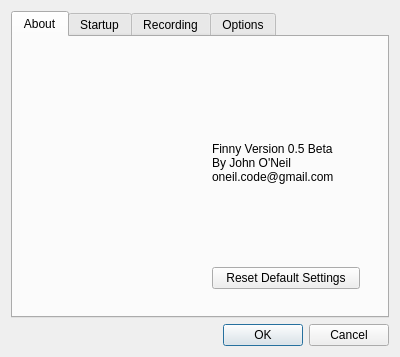
<?xml version="1.0" encoding="UTF-8"?>
<ui version="4.0">
 <class>Dialog</class>
 <widget class="QDialog" name="Dialog">
  <property name="geometry">
   <rect>
    <x>0</x>
    <y>0</y>
    <width>400</width>
    <height>350</height>
   </rect>
  </property>
  <property name="sizePolicy">
   <sizepolicy hsizetype="Expanding" vsizetype="Expanding">
    <horstretch>0</horstretch>
    <verstretch>0</verstretch>
   </sizepolicy>
  </property>
  <property name="maximumSize">
   <size>
    <width>400</width>
    <height>350</height>
   </size>
  </property>
  <property name="windowTitle">
   <string>Finny Settings</string>
  </property>
  <property name="windowIcon">
   <iconset resource="../finny.qrc">
    <normaloff>:/finny/assets/finny_icon.png</normaloff>:/finny/assets/finny_icon.png</iconset>
  </property>
  <layout class="QVBoxLayout" name="verticalLayout">
   <item>
    <widget class="QTabWidget" name="Tabs">
     <property name="currentIndex">
      <number>0</number>
     </property>
     <widget class="QWidget" name="AboutTab">
      <attribute name="title">
       <string>About</string>
      </attribute>
      <layout class="QVBoxLayout" name="verticalLayout_6">
       <item>
        <widget class="QWidget" name="widget_5" native="true">
         <layout class="QHBoxLayout" name="horizontalLayout">
          <item>
           <widget class="QLabel" name="label">
            <property name="sizePolicy">
             <sizepolicy hsizetype="Fixed" vsizetype="Fixed">
              <horstretch>0</horstretch>
              <verstretch>0</verstretch>
             </sizepolicy>
            </property>
            <property name="maximumSize">
             <size>
              <width>205</width>
              <height>191</height>
             </size>
            </property>
            <property name="text">
             <string/>
            </property>
            <property name="pixmap">
             <pixmap resource="../finny.qrc">:/finny/assets/radioshark.png</pixmap>
            </property>
            <property name="scaledContents">
             <bool>true</bool>
            </property>
           </widget>
          </item>
          <item>
           <widget class="QWidget" name="widget_6" native="true">
            <layout class="QVBoxLayout" name="verticalLayout_7">
             <item>
              <widget class="QLabel" name="label_2">
               <property name="text">
                <string>Finny Version 0.5 Beta
By John O'Neil
oneil.code@gmail.com</string>
               </property>
              </widget>
             </item>
             <item>
              <widget class="QPushButton" name="Reset">
               <property name="text">
                <string>Reset Default Settings</string>
               </property>
              </widget>
             </item>
            </layout>
           </widget>
          </item>
         </layout>
        </widget>
       </item>
      </layout>
     </widget>
     <widget class="QWidget" name="StartupSettingsTab">
      <attribute name="title">
       <string>Startup</string>
      </attribute>
      <layout class="QVBoxLayout" name="verticalLayout_2">
       <property name="spacing">
        <number>3</number>
       </property>
       <property name="margin">
        <number>0</number>
       </property>
       <item>
        <widget class="QGroupBox" name="groupBox">
         <property name="title">
          <string>Startup Frequency Behavior</string>
         </property>
         <layout class="QVBoxLayout" name="verticalLayout_3">
          <property name="spacing">
           <number>3</number>
          </property>
          <property name="leftMargin">
           <number>3</number>
          </property>
          <property name="topMargin">
           <number>3</number>
          </property>
          <property name="rightMargin">
           <number>3</number>
          </property>
          <property name="bottomMargin">
           <number>0</number>
          </property>
          <item>
           <widget class="QRadioButton" name="StartAtLastFrequency">
            <property name="text">
             <string>Start Finny at last frequecy listened to.</string>
            </property>
           </widget>
          </item>
          <item>
           <widget class="QRadioButton" name="StartAtFixedFrequency">
            <property name="text">
             <string>Start Finny at frequency:</string>
            </property>
           </widget>
          </item>
          <item>
           <widget class="QWidget" name="StartFrequencyPanel" native="true">
            <layout class="QHBoxLayout" name="horizontalLayout_2">
             <property name="spacing">
              <number>3</number>
             </property>
             <property name="margin">
              <number>0</number>
             </property>
             <item>
              <widget class="QComboBox" name="StartBand">
               <property name="sizePolicy">
                <sizepolicy hsizetype="Fixed" vsizetype="Fixed">
                 <horstretch>0</horstretch>
                 <verstretch>0</verstretch>
                </sizepolicy>
               </property>
               <item>
                <property name="text">
                 <string>AM</string>
                </property>
               </item>
               <item>
                <property name="text">
                 <string>FM</string>
                </property>
               </item>
              </widget>
             </item>
             <item>
              <widget class="QDoubleSpinBox" name="StartFreq">
               <property name="sizePolicy">
                <sizepolicy hsizetype="Fixed" vsizetype="Fixed">
                 <horstretch>0</horstretch>
                 <verstretch>0</verstretch>
                </sizepolicy>
               </property>
              </widget>
             </item>
            </layout>
           </widget>
          </item>
         </layout>
        </widget>
       </item>
       <item>
        <widget class="QGroupBox" name="groupBox_2">
         <property name="title">
          <string>Startup Volume Behavior</string>
         </property>
         <layout class="QVBoxLayout" name="verticalLayout_4">
          <property name="spacing">
           <number>3</number>
          </property>
          <property name="leftMargin">
           <number>0</number>
          </property>
          <property name="topMargin">
           <number>3</number>
          </property>
          <property name="rightMargin">
           <number>0</number>
          </property>
          <property name="bottomMargin">
           <number>0</number>
          </property>
          <item>
           <widget class="QRadioButton" name="StartAtLastVolume">
            <property name="text">
             <string>Start Finny volume at last set value</string>
            </property>
           </widget>
          </item>
          <item>
           <widget class="QRadioButton" name="StartAtVolume">
            <property name="text">
             <string>Start Finny at volume:</string>
            </property>
           </widget>
          </item>
          <item>
           <widget class="QWidget" name="StartVolumePanel" native="true">
            <layout class="QHBoxLayout" name="horizontalLayout_3">
             <property name="spacing">
              <number>3</number>
             </property>
             <property name="margin">
              <number>0</number>
             </property>
             <item>
              <widget class="QSpinBox" name="FixedVolume">
               <property name="sizePolicy">
                <sizepolicy hsizetype="Fixed" vsizetype="Fixed">
                 <horstretch>0</horstretch>
                 <verstretch>0</verstretch>
                </sizepolicy>
               </property>
              </widget>
             </item>
            </layout>
           </widget>
          </item>
         </layout>
        </widget>
       </item>
      </layout>
     </widget>
     <widget class="QWidget" name="RecordingTab">
      <attribute name="title">
       <string>Recording</string>
      </attribute>
      <layout class="QVBoxLayout" name="verticalLayout_8">
       <item>
        <widget class="QGroupBox" name="groupBox_7">
         <property name="title">
          <string>Path and Filenames</string>
         </property>
         <layout class="QVBoxLayout" name="verticalLayout_10">
          <item>
           <widget class="QWidget" name="widget" native="true">
            <layout class="QHBoxLayout" name="horizontalLayout_4">
             <item>
              <widget class="QLineEdit" name="RecordingPath"/>
             </item>
             <item>
              <widget class="QPushButton" name="RecordingPathBrowse">
               <property name="text">
                <string>Browse</string>
               </property>
              </widget>
             </item>
            </layout>
           </widget>
          </item>
         </layout>
        </widget>
       </item>
       <item>
        <widget class="QGroupBox" name="groupBox_6">
         <property name="title">
          <string>MP3 Settings</string>
         </property>
         <layout class="QVBoxLayout" name="verticalLayout_5">
          <item>
           <widget class="QWidget" name="widget_2" native="true">
            <layout class="QHBoxLayout" name="horizontalLayout_5">
             <item>
              <widget class="QRadioButton" name="AutoGenerateMP3Filenames">
               <property name="text">
                <string>Auto generate filenames</string>
               </property>
              </widget>
             </item>
             <item>
              <widget class="QRadioButton" name="BrowseMP3Filenames">
               <property name="text">
                <string>Browse</string>
               </property>
              </widget>
             </item>
            </layout>
           </widget>
          </item>
          <item>
           <widget class="QWidget" name="widget_4" native="true">
            <layout class="QHBoxLayout" name="horizontalLayout_6">
             <item>
              <widget class="QLabel" name="label_4">
               <property name="text">
                <string>File Format</string>
               </property>
              </widget>
             </item>
             <item>
              <widget class="QComboBox" name="MP3Format">
               <item>
                <property name="text">
                 <string>Stereo</string>
                </property>
               </item>
               <item>
                <property name="text">
                 <string>Joint-Stereo</string>
                </property>
               </item>
               <item>
                <property name="text">
                 <string>Dual Channel</string>
                </property>
               </item>
               <item>
                <property name="text">
                 <string>Mono</string>
                </property>
               </item>
               <item>
                <property name="text">
                 <string>Auto</string>
                </property>
               </item>
              </widget>
             </item>
            </layout>
           </widget>
          </item>
          <item>
           <widget class="QWidget" name="widget_3" native="true">
            <layout class="QHBoxLayout" name="horizontalLayout_7">
             <item>
              <widget class="QLabel" name="label_3">
               <property name="text">
                <string>Bitrate</string>
               </property>
              </widget>
             </item>
             <item>
              <widget class="QSpinBox" name="Bitrate">
               <property name="minimum">
                <number>8</number>
               </property>
               <property name="maximum">
                <number>320</number>
               </property>
               <property name="value">
                <number>128</number>
               </property>
              </widget>
             </item>
            </layout>
           </widget>
          </item>
         </layout>
        </widget>
       </item>
      </layout>
     </widget>
     <widget class="QWidget" name="OptionsTab">
      <attribute name="title">
       <string>Options</string>
      </attribute>
      <layout class="QVBoxLayout" name="verticalLayout_9">
       <property name="spacing">
        <number>3</number>
       </property>
       <property name="margin">
        <number>3</number>
       </property>
       <item>
        <widget class="QGroupBox" name="groupBox_3">
         <property name="title">
          <string>Visualization</string>
         </property>
         <layout class="QVBoxLayout" name="verticalLayout_11">
          <property name="spacing">
           <number>3</number>
          </property>
          <property name="margin">
           <number>3</number>
          </property>
          <item>
           <widget class="QWidget" name="widget_7" native="true">
            <property name="sizePolicy">
             <sizepolicy hsizetype="Preferred" vsizetype="Maximum">
              <horstretch>0</horstretch>
              <verstretch>0</verstretch>
             </sizepolicy>
            </property>
            <layout class="QHBoxLayout" name="horizontalLayout_8">
             <property name="spacing">
              <number>3</number>
             </property>
             <property name="margin">
              <number>3</number>
             </property>
             <item>
              <widget class="QLabel" name="label_5">
               <property name="text">
                <string>Use Visualization:</string>
               </property>
              </widget>
             </item>
             <item>
              <widget class="QComboBox" name="VisualizationName">
               <item>
                <property name="text">
                 <string>monoscope</string>
                </property>
               </item>
               <item>
                <property name="text">
                 <string>libvisual_bumpscope</string>
                </property>
               </item>
               <item>
                <property name="text">
                 <string>libvisual_corona</string>
                </property>
               </item>
               <item>
                <property name="text">
                 <string>libvisual_infinite</string>
                </property>
               </item>
               <item>
                <property name="text">
                 <string>libvisual_jakdaw</string>
                </property>
               </item>
               <item>
                <property name="text">
                 <string>libvisual_jess</string>
                </property>
               </item>
               <item>
                <property name="text">
                 <string>libvisual_lv_analyzer</string>
                </property>
               </item>
               <item>
                <property name="text">
                 <string>libvisual_lv_scope</string>
                </property>
               </item>
               <item>
                <property name="text">
                 <string>libvisual_oinksie</string>
                </property>
               </item>
               <item>
                <property name="text">
                 <string>goom</string>
                </property>
               </item>
               <item>
                <property name="text">
                 <string>goom2k1</string>
                </property>
               </item>
              </widget>
             </item>
            </layout>
           </widget>
          </item>
          <item>
           <widget class="QWidget" name="widget_8" native="true">
            <layout class="QHBoxLayout" name="horizontalLayout_9">
             <property name="spacing">
              <number>3</number>
             </property>
             <property name="margin">
              <number>3</number>
             </property>
             <item>
              <widget class="QRadioButton" name="ximagesink">
               <property name="text">
                <string>Higher quality</string>
               </property>
              </widget>
             </item>
             <item>
              <widget class="QRadioButton" name="xvimagesink">
               <property name="text">
                <string>Lower quality</string>
               </property>
              </widget>
             </item>
            </layout>
           </widget>
          </item>
         </layout>
        </widget>
       </item>
       <item>
        <widget class="QGroupBox" name="groupBox_4">
         <property name="title">
          <string>Screensaver</string>
         </property>
         <layout class="QVBoxLayout" name="verticalLayout_12">
          <property name="spacing">
           <number>3</number>
          </property>
          <property name="margin">
           <number>3</number>
          </property>
          <item>
           <widget class="QCheckBox" name="DisableScreensaver">
            <property name="text">
             <string>Disable screensaver while playing</string>
            </property>
           </widget>
          </item>
         </layout>
        </widget>
       </item>
       <item>
        <widget class="QGroupBox" name="groupBox_5">
         <property name="title">
          <string>Logging</string>
         </property>
         <layout class="QVBoxLayout" name="verticalLayout_13">
          <property name="spacing">
           <number>3</number>
          </property>
          <property name="margin">
           <number>3</number>
          </property>
          <item>
           <widget class="QCheckBox" name="Logging">
            <property name="text">
             <string>Enable program logging output
Log file finny.log written in HOME directory.</string>
            </property>
           </widget>
          </item>
         </layout>
        </widget>
       </item>
      </layout>
     </widget>
    </widget>
   </item>
   <item>
    <widget class="QDialogButtonBox" name="buttonBox">
     <property name="standardButtons">
      <set>QDialogButtonBox::Cancel|QDialogButtonBox::Ok</set>
     </property>
    </widget>
   </item>
  </layout>
 </widget>
 <resources>
  <include location="../finny.qrc"/>
 </resources>
 <connections>
  <connection>
   <sender>buttonBox</sender>
   <signal>accepted()</signal>
   <receiver>Dialog</receiver>
   <slot>accept()</slot>
   <hints>
    <hint type="sourcelabel">
     <x>199</x>
     <y>273</y>
    </hint>
    <hint type="destinationlabel">
     <x>199</x>
     <y>149</y>
    </hint>
   </hints>
  </connection>
  <connection>
   <sender>buttonBox</sender>
   <signal>rejected()</signal>
   <receiver>Dialog</receiver>
   <slot>reject()</slot>
   <hints>
    <hint type="sourcelabel">
     <x>199</x>
     <y>273</y>
    </hint>
    <hint type="destinationlabel">
     <x>199</x>
     <y>149</y>
    </hint>
   </hints>
  </connection>
  <connection>
   <sender>StartAtFixedFrequency</sender>
   <signal>toggled(bool)</signal>
   <receiver>StartFrequencyPanel</receiver>
   <slot>setEnabled(bool)</slot>
   <hints>
    <hint type="sourcelabel">
     <x>203</x>
     <y>96</y>
    </hint>
    <hint type="destinationlabel">
     <x>203</x>
     <y>138</y>
    </hint>
   </hints>
  </connection>
  <connection>
   <sender>StartAtVolume</sender>
   <signal>toggled(bool)</signal>
   <receiver>StartVolumePanel</receiver>
   <slot>setEnabled(bool)</slot>
   <hints>
    <hint type="sourcelabel">
     <x>203</x>
     <y>227</y>
    </hint>
    <hint type="destinationlabel">
     <x>203</x>
     <y>269</y>
    </hint>
   </hints>
  </connection>
  <connection>
   <sender>StartBand</sender>
   <signal>currentIndexChanged(int)</signal>
   <receiver>Dialog</receiver>
   <slot>OnBandChange(int)</slot>
   <hints>
    <hint type="sourcelabel">
     <x>135</x>
     <y>138</y>
    </hint>
    <hint type="destinationlabel">
     <x>199</x>
     <y>174</y>
    </hint>
   </hints>
  </connection>
  <connection>
   <sender>RecordingPathBrowse</sender>
   <signal>pressed()</signal>
   <receiver>Dialog</receiver>
   <slot>OnRecordingPathBrowse()</slot>
   <hints>
    <hint type="sourcelabel">
     <x>319</x>
     <y>96</y>
    </hint>
    <hint type="destinationlabel">
     <x>199</x>
     <y>173</y>
    </hint>
   </hints>
  </connection>
  <connection>
   <sender>Reset</sender>
   <signal>pressed()</signal>
   <receiver>Dialog</receiver>
   <slot>OnResetDefaultSettings()</slot>
   <hints>
    <hint type="sourcelabel">
     <x>286</x>
     <y>254</y>
    </hint>
    <hint type="destinationlabel">
     <x>199</x>
     <y>173</y>
    </hint>
   </hints>
  </connection>
 </connections>
 <slots>
  <slot>OnBandChange(int)</slot>
  <slot>OnRecordingPathBrowse()</slot>
  <slot>OnResetDefaultSettings()</slot>
 </slots>
</ui>
